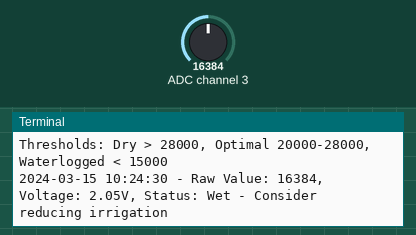
Simulated run of this program. Board: Raspberry Pi (BCM pin numbers). Shown: the last lines printed to the terminal. The test bench sets the inputs (shaded band); at power-on: ADC channel 3 = 16384 (analog values on the 0–32767 scale). The clock reads 2024-03-15 10:24:30 at power-on unless the program sets it.

Above: at 1.2 s.
1.3 s: ADC channel 3 set to 15552
At 2.6 s:
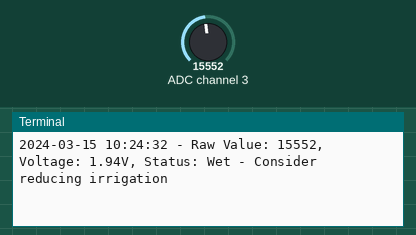
2.8 s: ADC channel 3 set to 14656
At 4.8 s:
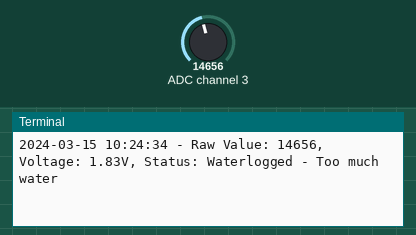
10.8 s: ADC channel 3 set to 27672
At 12.2 s:
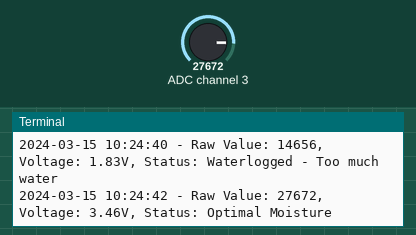
12.3 s: ADC channel 3 set to 28264
At 15.6 s:
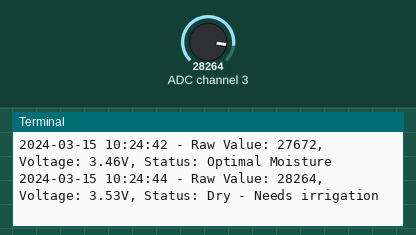
Timing chart, 0 to 17.1 s (numbered marks = the images above; inputs shaded):
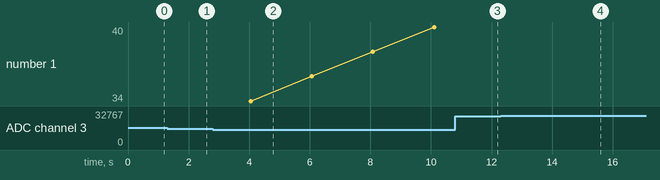

The program:

hw080_soilmoisture_sensor.py
```python
import time
import board
import busio
import adafruit_ads1x15.ads1115 as ADS
import time
import board
import busio
import adafruit_ads1x15.ads1115 as ADS
from adafruit_ads1x15.analog_in import AnalogIn
from datetime import datetime

# Initialize the I2C bus and ADC
i2c = busio.I2C(board.SCL, board.SDA)
ads = ADS.ADS1115(i2c)
moisture_channel = AnalogIn(ads, ADS.P3)

# --- CALIBRATION INSTRUCTIONS ---
# 1. Place the sensor in completely dry soil and note the raw ADC value.
# 2. Set DRY_THRESHOLD slightly below that value.
# 3. Place the sensor in saturated soil (after heavy rain) and note the raw ADC value.
# 4. Set WATERLOGGED_THRESHOLD slightly above that value.
# 5. Define OPTIMAL_MOISTURE_LOW and OPTIMAL_MOISTURE_HIGH based on crop needs.
#    - For vegetables in loamy soil, optimal moisture is typically between 12.5% and 25% VWC.
#    - Use OpenWeatherMap Soil API or local data to correlate ADC readings with VWC.
# 6. Adjust the thresholds below accordingly. Lower ADC values indicate wetter soil.

# Example Calibration Thresholds (adjust based on your measurements)
DRY_THRESHOLD = 28000          # Raw ADC value for dry soil
OPTIMAL_MOISTURE_LOW = 20000   # Lower bound for optimal moisture (wetter)
OPTIMAL_MOISTURE_HIGH = 28000  # Upper bound for optimal moisture (drier)
WATERLOGGED_THRESHOLD = 15000  # Raw ADC value for waterlogged soil

# Configurable sleep time (seconds)
SLEEP_TIME = 2

def interpret_soil_moisture(value):
    """
    Interpret soil moisture based on calibrated raw ADC values.
    - Dry: value > DRY_THRESHOLD
    - Optimal Moisture: OPTIMAL_MOISTURE_LOW <= value <= OPTIMAL_MOISTURE_HIGH
    - Wet: WATERLOGGED_THRESHOLD < value < OPTIMAL_MOISTURE_LOW
    - Waterlogged: value <= WATERLOGGED_THRESHOLD
    """
    if value > DRY_THRESHOLD:
        return "Dry - Needs irrigation"
    elif OPTIMAL_MOISTURE_LOW <= value <= OPTIMAL_MOISTURE_HIGH:
        return "Optimal Moisture"
    elif WATERLOGGED_THRESHOLD < value < OPTIMAL_MOISTURE_LOW:
        return "Wet - Consider reducing irrigation"
    else:
        return "Waterlogged - Too much water"

# Print startup message and thresholds
print("Starting soil moisture monitoring...")
print(f"Thresholds: Dry > {DRY_THRESHOLD}, Optimal {OPTIMAL_MOISTURE_LOW}-{OPTIMAL_MOISTURE_HIGH}, Waterlogged < {WATERLOGGED_THRESHOLD}")

try:
    while True:
        try:
            raw_value = moisture_channel.value       # Raw ADC value
            voltage = moisture_channel.voltage       # Converted voltage
            status = interpret_soil_moisture(raw_value)
            timestamp = datetime.now().strftime('%Y-%m-%d %H:%M:%S')
            print(f"{timestamp} - Raw Value: {raw_value}, Voltage: {voltage:.2f}V, Status: {status}")
        except Exception as e:
            timestamp = datetime.now().strftime('%Y-%m-%d %H:%M:%S')
            print(f"{timestamp} - Error reading sensor: {e}")
        time.sleep(SLEEP_TIME)
except KeyboardInterrupt:
    print("Exiting...")
```

Measured:
- the behaviour switches between 15008 and 15000 on ADC channel 3 (found by bisection; images 1 and 2)
- the behaviour switches between 28000 and 28008 on ADC channel 3 (found by bisection; images 3 and 4)
- after the input at 1.3 s, the terminal: prints a new line after 0.73 s (image 1)
- after the input at 2.8 s, the terminal: prints a new line after 1.3 s (image 2)
- after the input at 10.8 s, the terminal: prints a new line after 1.3 s (image 3)
- after the input at 12.3 s, the terminal: prints a new line after 1.8 s (image 4)
